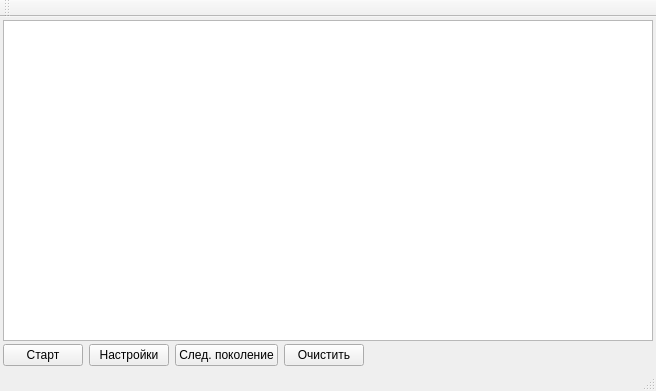
<?xml version="1.0" encoding="UTF-8"?>
<ui version="4.0">
 <class>MainWindow</class>
 <widget class="QMainWindow" name="MainWindow">
  <property name="geometry">
   <rect>
    <x>0</x>
    <y>0</y>
    <width>656</width>
    <height>391</height>
   </rect>
  </property>
  <property name="windowTitle">
   <string>Жизнь</string>
  </property>
  <widget class="QWidget" name="centralWidget">
   <layout class="QVBoxLayout" name="verticalLayout">
    <property name="spacing">
     <number>3</number>
    </property>
    <property name="leftMargin">
     <number>3</number>
    </property>
    <property name="topMargin">
     <number>3</number>
    </property>
    <property name="rightMargin">
     <number>3</number>
    </property>
    <property name="bottomMargin">
     <number>3</number>
    </property>
    <item>
     <widget class="LifeView" name="graphicsView">
      <property name="minimumSize">
       <size>
        <width>650</width>
        <height>0</height>
       </size>
      </property>
     </widget>
    </item>
    <item>
     <layout class="QHBoxLayout" name="horizontalLayout">
      <item>
       <widget class="QPushButton" name="pushStartPause">
        <property name="text">
         <string>Старт</string>
        </property>
       </widget>
      </item>
      <item>
       <widget class="QPushButton" name="pushSettings">
        <property name="text">
         <string>Настройки</string>
        </property>
       </widget>
      </item>
      <item>
       <widget class="QPushButton" name="pushNextStep">
        <property name="text">
         <string>След. поколение</string>
        </property>
       </widget>
      </item>
      <item>
       <widget class="QPushButton" name="pushClear">
        <property name="text">
         <string>Очистить</string>
        </property>
       </widget>
      </item>
      <item>
       <spacer name="horizontalSpacer">
        <property name="orientation">
         <enum>Qt::Horizontal</enum>
        </property>
        <property name="sizeHint" stdset="0">
         <size>
          <width>40</width>
          <height>20</height>
         </size>
        </property>
       </spacer>
      </item>
     </layout>
    </item>
   </layout>
   <zorder>graphicsView</zorder>
   <zorder></zorder>
   <zorder>verticalSpacer</zorder>
  </widget>
  <widget class="QMenuBar" name="menuBar">
   <property name="geometry">
    <rect>
     <x>0</x>
     <y>0</y>
     <width>656</width>
     <height>20</height>
    </rect>
   </property>
  </widget>
  <widget class="QToolBar" name="mainToolBar">
   <attribute name="toolBarArea">
    <enum>TopToolBarArea</enum>
   </attribute>
   <attribute name="toolBarBreak">
    <bool>false</bool>
   </attribute>
  </widget>
  <widget class="QStatusBar" name="statusBar"/>
 </widget>
 <layoutdefault spacing="6" margin="11"/>
 <customwidgets>
  <customwidget>
   <class>LifeView</class>
   <extends>QGraphicsView</extends>
   <header>lifeview.h</header>
  </customwidget>
 </customwidgets>
 <resources/>
 <connections/>
</ui>
